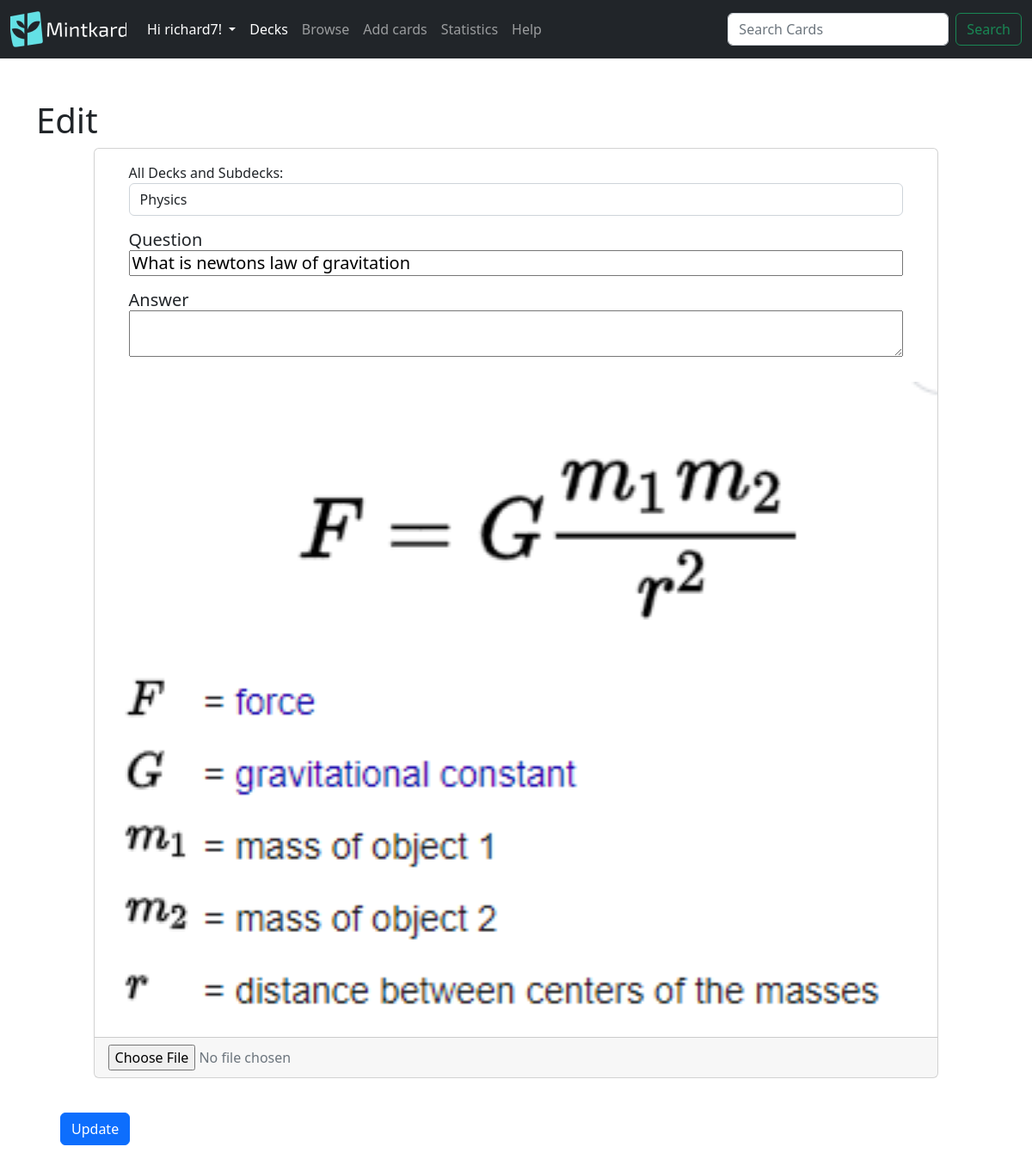
The page /decks/edit/16 (signed in) on the database its author committed.
### mintkard/models.py (models this page shows, shortened)
class User(db.Model,UserMixin):
    id = db.Column(db.Integer,primary_key= True)
    username = db.Column(db.String(50), unique = True)
    email = db.Column(db.String(300),unique=True)
    password = db.Column(db.String(200))
    decks = db.relationship('Deck',backref = 'user_decks',lazy=True)#stores all the decks that the owner owns, in the parents class

class Deck(db.Model):
    id = db.Column(db.Integer, primary_key=True)
    name = db.Column(db.String(100),nullable=False)
    description = db.Column(db.String(500))
    date = db.Column(db.DateTime(timezone=True),default=func.now())
    image_hash = db.Column(db.String, nullable=True)
    parent_id = db.Column(db.Integer, db.ForeignKey('deck.id'))#This is the foreign key for the parent deck
    children_deck = db.relationship('Deck',backref=db.backref('parent', remote_side=[id]),primaryjoin='Deck.parent_id == Deck.id')#This is the relationship for the child deck, the backref is the parent deck, the primaryjoin is the foreign key for the child deck
    cards = db.relationship('Card',lazy= True,cascade='all, delete-orphan',backref='deck')#cascade will delete all the cards in the deck if its deleted, and its subdecks/child decks (orphan)
    user_id = db.Column(db.Integer, db.ForeignKey('user.id'))

class Card(db.Model):
    id = db.Column(db.Integer, primary_key=True)
    question = db.Column(db.String(200))
    answer = db.Column(db.String(400))
    last_study = db.Column(db.DateTime(timezone=True))
    is_new = db.Column(db.Boolean, default=True)
    interval = db.Column(db.Integer)
    easiness_factor = db.Column(db.Integer)
    quality = db.Column(db.Integer)
    image_hash = db.Column(db.String, nullable=True)#new
    deck_id = db.Column(db.Integer, db.ForeignKey('deck.id'))#One to many relationship with decks

### mintkard/decks.py (the view, shortened to what this page needs)
@login_required
@decks.route('/edit/<int:card_id>',methods=['GET','POST'])
def edit(card_id):
    if not user_owned_card(card_id):
        return redirect(url_for('decks.decks_route'),code=301)
    try:
        decks = [deck for deck in g.fmanager.user.decks if deck.parent_id == None]# used in the filter dropdown option
    except Exception as e:
        flash('Error locating decks: {}'.format(e),category='danger')
    try:
        current_card = Card.query.filter_by(id=card_id).first()
    except Exception as e:
        flash('Error : {}'.format(e),category='danger')
    if current_card is None:
        flash('Card id cannot be found',category='danger')
    current_card = Card.query.filter_by(id=card_id).first()
    return render_template("edit.html",card=current_card,decks=decks)

### mintkard/decks.py (called while the page is built)
@decks.before_request
@login_required
def before_request():
    try:
        g.fmanager = FlashcardManager(user=current_user.id, app=current_app)
        g.fmanagerstats = FlashcardManagerStats(user=current_user.id, app=current_app)
        g.fmanagerstats_public = FlashcardManagerPublicStats(user=None,app=current_app)#there is no user as it gets the apps average data
    except Exception as e:
        flash('Error inilizing flashcard manager: {}'.format(e),category='danger')

def user_owned_card(card_id):
    result = db.session.execute("""
        SELECT deck.user_id
        FROM card
        INNER JOIN deck deck ON card.deck_id = deck.id
        WHERE card.id = {}
    """.format(card_id))
    try:
        if result.fetchone()[0] == current_user.id:
            return True
        return False
    except Exception:
        flash('Error validating card owner',category='danger')
        redirect(url_for('decks.browse'))

### mintkard/templates/edit.html (shortened to what this page needs)
{% extends 'layout.html' %}
{% block body %}
<form method="POST" enctype="multipart/form-data">
  <h1 >Edit</h1>
  <div class="container-fluid">
    <div class="card mx-auto" style="width: 90%; height: 100%;">
      <div class="card-body mx-4">
        <div class="form-group">
          <label for="deck-filter">All Decks and Subdecks:</label>
          <select class="form-control" name="deck" required>
            {% set found_deck = decks | selectattr("id", "equalto", card.deck_id) | first %}
            {% if found_deck %}
              <option selected value="same">{{found_deck.name}}</option>
            {% else %}
              <option selected>{{card.deck_id}}</option>
            {% endif %}
          </select>
        </div>
        <h5 class="card-title my-3">
          <label for="card-question">Question</label>
          <input type="text" style="width: 100%" name="card-question" value="{{card.question}}">
        </h5>
        <h5>
        <label for="card-title">Answer</label>
          <p class="card-text">
          <textarea style="width: 100%" name="card-answer">{{card.answer}}</textarea>
          </p>
        </h5>
      </div>
      {% if card.image_hash %}
        <img src="/static/user_images/{{card.image_hash}}" class="card-img-bottom" alt="card image">
      {% endif %}
      <div class="card-footer text-muted">
        <input type="file" name="image" accept="image/*">
      </div>
    </div>
    <br>
    <input class="btn btn-primary m-3" value="Update" type="submit" ></input>
  </div>
  </form>
{% endblock %}

### mintkard/templates/layout.html (shortened to what this page needs)
<!DOCTYPE html>
<html lang="en">
<head>
    <link rel="stylesheet" href="https://cdnjs.cloudflare.com/ajax/libs/font-awesome/4.7.0/css/font-awesome.min.css">
</head>
<link href="https://cdn.jsdelivr.net/npm/bootstrap@5.2.3/dist/css/bootstrap.min.css" rel="stylesheet"
>
<body>
    <nav class="navbar navbar-expand-lg navbar-dark bg-dark">
        <div class="container-fluid">
            <a class="navbar-brand" href="/home"><img src="/static/logo.png" alt="Mintkard" width="135" height="42"></a>
            <div class="collapse navbar-collapse" id="navbarSupportedContent">
                <ul class="navbar-nav me-auto mb-2 mb-lg-0">
                    {% if current_user.is_authenticated %}
                    <li class="nav-item dropdown">
                        <a class="nav-link dropdown-toggle" href="#" id="navbarDropdown" role="button" data-bs-toggle="dropdown" aria-expanded="false" style="color:white">
                            Hi {{ current_user.username }}!
                        </a>
                    </li>
                    <li class="nav-item">
                        <a class="nav-link active" aria-current="page" href="/decks/">Decks</a>
                    </li>
                    <li class="nav-item">
                        <a class="nav-link" href="/decks/browse">Browse</a>
                    </li>
                    <li class="nav-item">
                        <a class="nav-link" href="/decks/create">Add cards</a>
                    </li>
                    <li class="nav-item">
                        <a class="nav-link" href="/decks/stats">Statistics</a>
                    </li>
                    <li class="nav-item">
                        <a class="nav-link" href="/decks/help">Help</a>
                    </li>
                    {% endif %}
                </ul>
                <form  action ="{{url_for('decks.browse')}}" class="d-flex">
                    <input class="form-control me-2" name ="search" type="search" placeholder="Search Cards" aria-label="Search">
                    <button class="btn btn-outline-success" type="submit">Search</button>
                </form>
            </div>
        </div>
    </nav>
    <div class="container mt-5">
    {% block body %}{% endblock %}
    </div>
</body>
</html>

### rows shown on the page
User: username "richard7"
Deck: deck "Physics"
Card: card-question "What is newtons law of gravitation", image_hash (picture)
